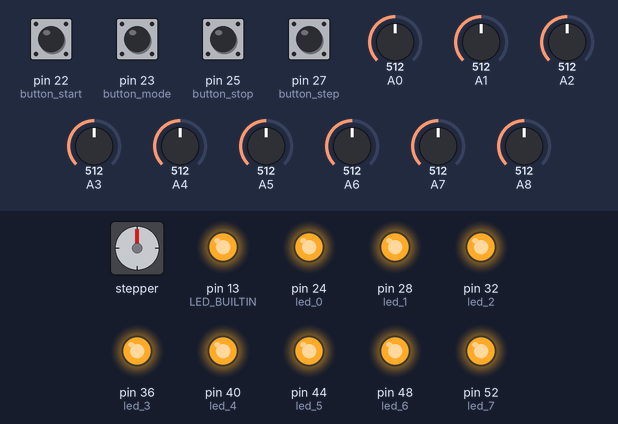
Bench run of a sketch on a simulated Arduino Mega 2560, built with avr-gcc and run on an emulated ATmega2560. On the bench: stepper motor, output pins drawn as LEDs (lit = HIGH). Wiring (inferred from the names in the program): stepper motor (200 steps per turn assumed): coils pin 8, pin 9, pin 10, pin 11. The test bench sets the inputs (shaded band); at power-on: pin 22 (button_start), pin 23 (button_mode), pin 25 (button_stop), pin 27 (button_step) HIGH, A8 = 512, A0 = 512, A1 = 512, A2 = 512, A3 = 512, A4 = 512, A5 = 512, A6 = 512, A7 = 512. Pins used as bus, display or sensor lines are not drawn; what the sketch prints to the serial monitor is not drawn.

Above: at 2.1 s.
2.2 s: pin 22 (button_start) pulled LOW for 0.15 s
At 2.35 s:
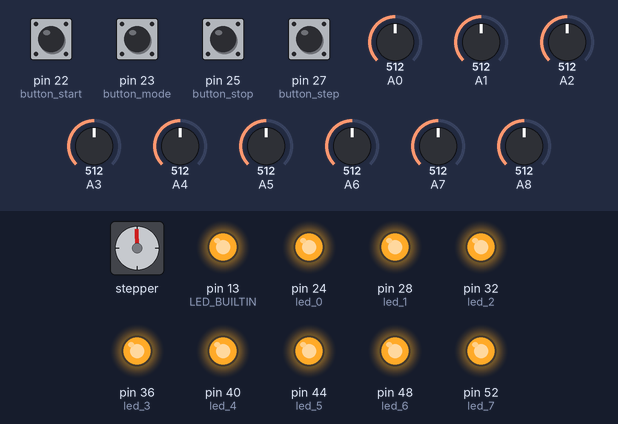
5.2 s: A8 set to 408
8.2 s: A8 set to 383
At 9.1 s:
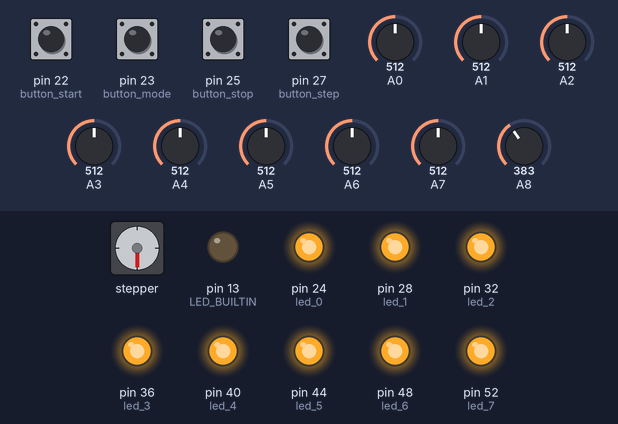
9.7 s: pin 23 (button_mode) pulled LOW for 0.15 s
At 10.3 s:
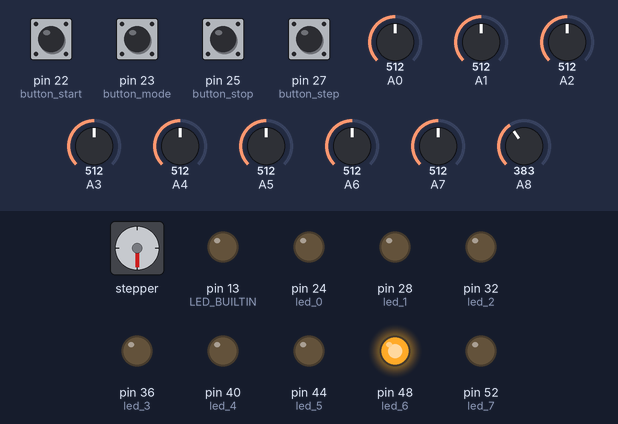
11.3 s: pin 27 (button_step) pulled LOW for 0.15 s
At 11.54 s:
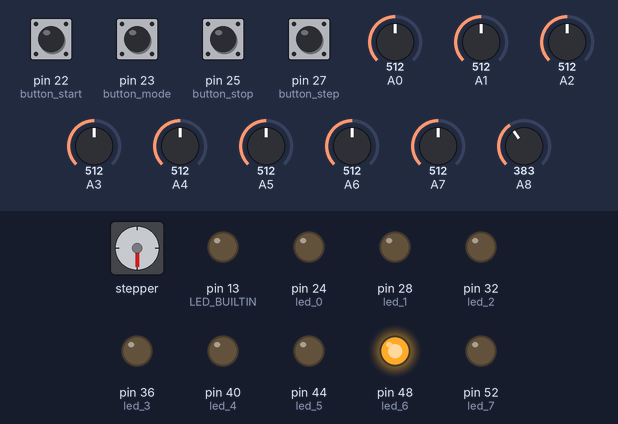
14.3 s: pin 25 (button_stop) pulled LOW for 0.15 s
At 14.9 s:
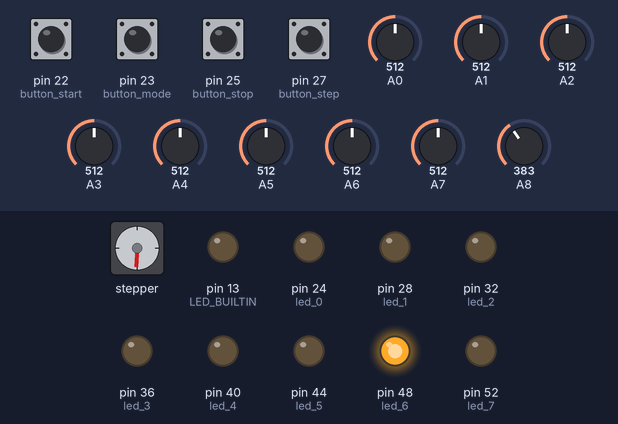
Timing chart, 0 to 16.9 s (numbered marks = the images above; inputs shaded):
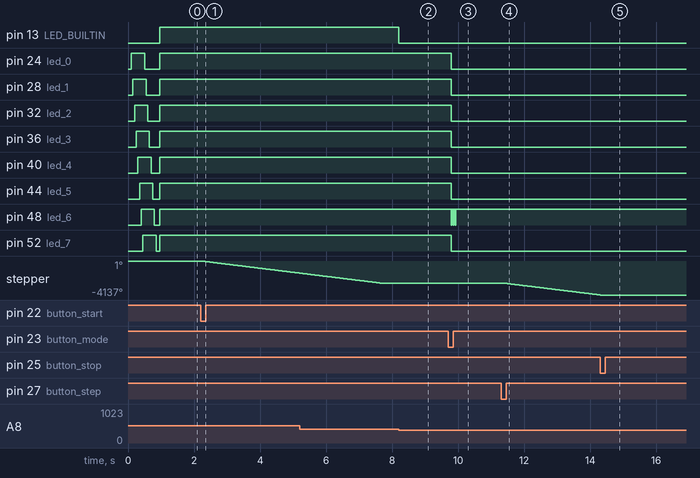

Measured:
- the behaviour switches between 401 and 400 on A8 (found by bisection; images 1 and 2)
- after the input at 2.2 s, stepper: keeps turning counter-clockwise at about 494°/s, starting at once
- after the input at 8.2 s, pin 13 (LED_BUILTIN): HIGH → LOW at once
- after the input at 9.7 s, pin 24 (led_0), pin 28 (led_1), pin 32 (led_2), pin 36 (led_3), pin 40 (led_4), pin 44 (led_5), pin 52 (led_7): HIGH → LOW after 0.09 s; pin 48 (led_6): alternates HIGH for 0.05 s and LOW for 0.01 s, 6 changes in all, then stays HIGH, starting after 0.09 s
- after the input at 11.3 s, stepper: keeps turning counter-clockwise at about 494°/s, starting after 0.09 s
- after the input at 14.3 s, stepper: goes on until 14.3 s, then stays -4137°

The sketch:

Reader.ino
```cpp
// Reader.ino

#include <Arduino.h>

// stepper phase pins
const int motor_1 = 8;
const int motor_2 = 9;
const int motor_3 = 10;
const int motor_4 = 11;

const int button_start = 22;
const int button_stop = 25;
const int button_step = 27;
const int button_mode = 23;

const int led_0 = 24;
const int led_1 = 28;
const int led_2 = 32;
const int led_3 = 36;
const int led_4 = 40;
const int led_5 = 44;
const int led_6 = 48;
const int led_7 = 52;

// mode setting
typedef enum {
  mode_8_bit_hex,
  mode_7_bit_ascii,
  mode_5_bit_hex,
  mode_ascii,
  mode_elliott,
  mode_h_code,
  mode_calibrate
} mode_t;
mode_t current_mode = mode_8_bit_hex;

// macros
#define SizeOfArray(a) (sizeof(a) / sizeof((a)[0]))

// for calibration tests
int max_bit_analog[8];
int max_sprocket_analog = 0;
int min_bit_analog[8];
int min_sprocket_analog = 0;

// the setup function runs once when you press reset or power the board
void setup() {

  pinMode(LED_BUILTIN, OUTPUT);
  pinMode(motor_1, OUTPUT);
  pinMode(motor_2, OUTPUT);
  pinMode(motor_3, OUTPUT);
  pinMode(motor_4, OUTPUT);

  motor_zero();

  pinMode(button_start, INPUT_PULLUP);
  pinMode(button_stop, INPUT_PULLUP);
  pinMode(button_step, INPUT_PULLUP);
  pinMode(button_mode, INPUT_PULLUP);

  pinMode(led_0, OUTPUT);
  pinMode(led_1, OUTPUT);
  pinMode(led_2, OUTPUT);
  pinMode(led_3, OUTPUT);
  pinMode(led_4, OUTPUT);
  pinMode(led_5, OUTPUT);
  pinMode(led_6, OUTPUT);
  pinMode(led_7, OUTPUT);

  Serial.begin(9600);

  digitalWrite(led_0, LOW);
  digitalWrite(led_1, LOW);
  digitalWrite(led_2, LOW);
  digitalWrite(led_3, LOW);
  digitalWrite(led_4, LOW);
  digitalWrite(led_5, LOW);
  digitalWrite(led_6, LOW);
  digitalWrite(led_7, LOW);

  delay(100);
  digitalWrite(led_0, HIGH);
  delay(50);
  digitalWrite(led_1, HIGH);
  delay(50);
  digitalWrite(led_2, HIGH);
  delay(50);
  digitalWrite(led_3, HIGH);
  delay(50);
  digitalWrite(led_4, HIGH);
  delay(50);
  digitalWrite(led_5, HIGH);
  delay(50);
  digitalWrite(led_6, HIGH);
  delay(50);
  digitalWrite(led_7, HIGH);

  delay(50);
  digitalWrite(led_0, LOW);
  delay(50);
  digitalWrite(led_1, LOW);
  delay(50);
  digitalWrite(led_2, LOW);
  delay(50);
  digitalWrite(led_3, LOW);
  delay(50);
  digitalWrite(led_4, LOW);
  delay(50);
  digitalWrite(led_5, LOW);
  delay(50);
  digitalWrite(led_6, LOW);
  delay(50);
  digitalWrite(led_7, LOW);

  delay(100);
}

void next_mode(void) {
  int eight = LOW;
  int seven = LOW;
  int five = LOW;
  int ascii = LOW;
  int elliott = LOW;
  int h_code = LOW;

  switch (current_mode) {
  case mode_8_bit_hex:
    current_mode = mode_7_bit_ascii;
    seven = HIGH;
    break;
  case mode_7_bit_ascii:
    current_mode = mode_5_bit_hex;
    five = HIGH;
    break;
  case mode_5_bit_hex:
    current_mode = mode_ascii;
    five = HIGH;
    ascii = HIGH;
    break;
  case mode_ascii:
    current_mode = mode_elliott;
    five = HIGH;
    elliott = HIGH;
    break;
  case mode_elliott:
    current_mode = mode_h_code;
    five = HIGH;
    h_code = HIGH;
    break;
  case mode_h_code:
    current_mode = mode_calibrate;
    eight = HIGH;
    ascii = HIGH;
    break;
  default:
  case mode_calibrate:
    current_mode = mode_8_bit_hex;
    eight = HIGH;
    break;
  }

  for (int i = 0; i < 3; ++i) {
    digitalWrite(led_0, LOW);
    digitalWrite(led_1, LOW);
    digitalWrite(led_2, LOW);
    digitalWrite(led_3, LOW);
    digitalWrite(led_4, LOW);
    digitalWrite(led_5, LOW);
    digitalWrite(led_6, LOW);
    digitalWrite(led_7, LOW);

    delay(10);

    digitalWrite(led_0, ascii);
    digitalWrite(led_1, elliott);
    digitalWrite(led_2, h_code);
    digitalWrite(led_3, LOW);
    digitalWrite(led_4, five);
    digitalWrite(led_5, LOW);
    digitalWrite(led_6, seven);
    digitalWrite(led_7, eight);

    delay(50);
  }

  memset(max_bit_analog, 0, sizeof(max_bit_analog));
  max_sprocket_analog = 0;
  min_bit_analog[0] = 9999;
  min_bit_analog[1] = 9999;
  min_bit_analog[2] = 9999;
  min_bit_analog[3] = 9999;
  min_bit_analog[4] = 9999;
  min_bit_analog[5] = 9999;
  min_bit_analog[6] = 9999;
  min_bit_analog[7] = 9999;
  min_sprocket_analog = 9999;
}

// motor start/stop
typedef enum { motor_stop, motor_start, motor_once } motor_state_t;
motor_state_t motor_state = motor_stop;

int debounce_step = 0;
int last_step = 0;
bool step_done = false;

int debounce_mode = 0;
int last_mode = 0;
bool mode_done = false;

// buttons - active low
void scan_buttons(void) {
  if (LOW == digitalRead(button_stop)) {
    motor_state = motor_stop;
  } else if (LOW == digitalRead(button_start)) {
    motor_state = motor_start;
  }

  int m = digitalRead(button_step);
  if (last_step == m) {
    if (200 == debounce_step) {
      if (!step_done && LOW == m && motor_stop == motor_state) {
        motor_state = motor_once;
        step_done = true;
      } else if (HIGH == m) {
        step_done = false;
      }
    } else {
      ++debounce_step;
    }
  } else {
    debounce_step = 0;
  }
  last_step = m;

  m = digitalRead(button_mode);
  if (last_mode == m) {
    if (200 == debounce_mode) {
      if (!mode_done && LOW == m && motor_stop == motor_state) {
        next_mode();
        mode_done = true;
      } else if (HIGH == m) {
        mode_done = false;
      }
    } else {
      ++debounce_mode;
    }
  } else {
    debounce_mode = 0;
  }
  last_mode = m;
}

// zero motor current
void motor_zero() {
  digitalWrite(motor_1, LOW);
  digitalWrite(motor_2, LOW);
  digitalWrite(motor_3, LOW);
  digitalWrite(motor_4, LOW);
}

int stepper_phase = 0;

// stepper state machine
void motor_step() {
  if (motor_stop == motor_state) {
    motor_zero();
    return;
  }

  ++stepper_phase;
  switch (stepper_phase & 0x03) {
  case 0:
    digitalWrite(motor_1, HIGH);
    digitalWrite(motor_2, LOW);
    digitalWrite(motor_3, HIGH);
    digitalWrite(motor_4, LOW);
    break;
  case 1:
    digitalWrite(motor_1, HIGH);
    digitalWrite(motor_2, LOW);
    digitalWrite(motor_3, LOW);
    digitalWrite(motor_4, HIGH);
    break;
  case 2:
    digitalWrite(motor_1, LOW);
    digitalWrite(motor_2, HIGH);
    digitalWrite(motor_3, LOW);
    digitalWrite(motor_4, HIGH);
    break;
  case 3:
    digitalWrite(motor_1, LOW);
    digitalWrite(motor_2, HIGH);
    digitalWrite(motor_3, HIGH);
    digitalWrite(motor_4, LOW);
    break;
  }
}

// to print just ASCII rather than description of control codes
#define ONLY_ELLIOTT 1

#if ONLY_ELLIOTT
const char *letters[32] = {"",  "A", "B", "C", "D", "E",  "F",  "G",
                           "H", "I", "J", "K", "L", "M",  "N",  "O",
                           "P", "Q", "R", "S", "T", "U",  "V",  "W",
                           "X", "Y", "Z", "",  " ", "\r", "\n", ""};

const char *figures_ascii[32] = {"",  "1", "2", "*", "4", "$",  "=",  "7",
                                 "8", "'", ",", "+", ":", "-",  ".",  "%",
                                 "0", "(", ")", "3", "?", "5",  "6",  "/",
                                 "@", "9", "#", "",  " ", "\r", "\n", ""};

const char *figures_elliott[32] = {"",  "1", "2", "*", "4", "$",  "=",  "7",
                                   "8", "'", ",", "+", ":", "-",  ".",  "%",
                                   "0", "(", ")", "3", "?", "5",  "6",  "/",
                                   "@", "9", "£", "",  " ", "\r", "\n", ""};

const char *figures_h_code[32] = {"",  "1", "2", "*", "4", "<",  "=",  "7",
                                  "8", "'", ",", "+", ":", "-",  ".",  ">",
                                  "0", "(", ")", "3", "?", "5",  "6",  "/",
                                  "@", "9", "→", "",  " ", "\r", "\n", ""};

#else
const char *letters[32] = {"Blank Tape", "A",
                           "B",          "C",
                           "D",          "E",
                           "F",          "G",
                           "H",          "I",
                           "J",          "K",
                           "L",          "M",
                           "N",          "O",
                           "P",          "Q",
                           "R",          "S",
                           "T",          "U",
                           "V",          "W",
                           "X",          "Y",
                           "Z",          "Figure shift",
                           "Space",      "Carriage Return",
                           "Line Feed",  "Letter Shift"};

const char *figures[32] = {"Blank Tape", "1",
                           "2",          "*",
                           "4",          "$ or <",
                           "=",          "7",
                           "8",          "'",
                           ",",          "+",
                           ":",          "-",
                           ".",          "% or >",
                           "0",          "(",
                           ")",          "3",
                           "?",          "5",
                           "6",          "/",
                           "@",          "9",
                           "£ or →",     "Figure shift",
                           "Space",      "Carriage Return",
                           "Line Feed",  "Letter Shift"};
#endif

int last_sprocket = 0;
int sprocket_debounce = 0;
bool shifted = false;

int timeout = 0;

int step_delay;

// for analog inputs
const int sprocket_samples = 2;
int bit_analog[8][sprocket_samples];
int sprocket_analog[sprocket_samples];
int sprocket_index = 0;

const int sensor_value = 400 * sprocket_samples;

int opto_to_bit(const int a[]) {
  int v = 0;
  for (size_t i = 0; i < sprocket_samples; ++i) {
    v += a[i];
  }
  if (v > sensor_value) {
    return 1;
  }
  return 0;
}

// the loop function runs over and over again forever
void loop() {

  // check buttons
  scan_buttons();
  delayMicroseconds(300);

  // advance motor
  ++step_delay;
  if (step_delay < 8) {
    return;
  }
  step_delay = 0;
  motor_step();

  ++sprocket_index;
  if (sprocket_index >= SizeOfArray(sprocket_analog)) {
    sprocket_index = 0;
  }
  sprocket_analog[sprocket_index] = analogRead(A8);

  bit_analog[0][sprocket_index] = analogRead(A0);
  bit_analog[1][sprocket_index] = analogRead(A1);
  bit_analog[2][sprocket_index] = analogRead(A2);
  bit_analog[3][sprocket_index] = analogRead(A3);
  bit_analog[4][sprocket_index] = analogRead(A4);
  bit_analog[5][sprocket_index] = analogRead(A5);
  bit_analog[6][sprocket_index] = analogRead(A6);
  bit_analog[7][sprocket_index] = analogRead(A7);

  int sprocket = opto_to_bit(sprocket_analog);
  if (sprocket == 1) {
    digitalWrite(LED_BUILTIN, HIGH);
  } else {
    digitalWrite(LED_BUILTIN, LOW);
  }

  ++timeout;
  if (motor_stop != motor_state && timeout > 1500) {
    motor_state = motor_stop;
    timeout = 0;
  } else if (motor_stop == motor_state) {
    timeout = 0;
  }

  if (sprocket != last_sprocket) {
    timeout = 0;
    sprocket_debounce = 0;
    last_sprocket = sprocket;
    return;
  }
  ++sprocket_debounce;
  if (sprocket_debounce != 3) {
    return;
  }
  if (mode_calibrate != current_mode && 0 == sprocket) {
    return;
  }

  if (motor_once == motor_state) {
    motor_state = motor_stop;
    timeout = 0;
  }

  int b[8];
  for (size_t i = 0; i < SizeOfArray(b); ++i) {
    b[i] = opto_to_bit(bit_analog[i]);
  }

  digitalWrite(led_0, b[0]);
  digitalWrite(led_1, b[1]);
  digitalWrite(led_2, b[2]);
  digitalWrite(led_3, b[3]);
  digitalWrite(led_4, b[4]);
  digitalWrite(led_5, b[5]);
  digitalWrite(led_6, b[6]);
  digitalWrite(led_7, b[7]);

  int c = (b[7] << 7) | (b[6] << 6) | (b[5] << 5) | (b[4] << 4) | (b[3] << 3) |
          (b[2] << 2) | (b[1] << 1) | (b[0] << 0);

  char buf[50];
  switch (current_mode) {
  default:
  case mode_8_bit_hex:
    c &= 0xff;
    sprintf(buf, "%02x", c);
    Serial.println(buf);
    break;

  case mode_7_bit_ascii:
    c &= 0x7f;
    if (10 == c) {
      Serial.println();
    } else if (c > 0x1f && c < 0x7f) {
      buf[0] = c;
      buf[1] = '\0';
      Serial.print(buf);
    }
    break;

  case mode_5_bit_hex:
    c &= 0x1f;
    sprintf(buf, "%02x", c);
    Serial.println(buf);
    break;

  case mode_ascii:
  case mode_elliott:
  case mode_h_code:
    c &= 0x1f;
    if (31 == c) {
      shifted = false;
    } else if (27 == c) {
      shifted = true;
    }
    if (shifted) {
      if (mode_h_code == current_mode) {
        Serial.print(figures_h_code[c]);
      } else if (mode_elliott == current_mode) {
        Serial.print(figures_elliott[c]);
      } else {
        Serial.print(figures_ascii[c]);
      }
    } else {
      Serial.print(letters[c]);
    }
    break;

  case mode_calibrate:
    // print the results to the Serial Monitor:

    for (int i = 7; i >= 0; --i) {
      int a = bit_analog[i][sprocket_index];
      if (a < min_bit_analog[i]) {
        min_bit_analog[i] = a;
      }
      if (a > max_bit_analog[i]) {
        max_bit_analog[i] = a;
      }
      sprintf(buf, "%4d≤%4d≥%4d", min_bit_analog[i], a, max_bit_analog[i]);
      Serial.print(buf);
      Serial.print("  ");
    }

    int s = sprocket_analog[sprocket_index];
    if (s < min_sprocket_analog) {
      min_sprocket_analog = s;
    }
    if (s > max_sprocket_analog) {
      max_sprocket_analog = s;
    }
    sprintf(buf, "%4d≤%4d≤%4d", min_sprocket_analog, s, max_sprocket_analog);
    Serial.println(buf);

    break;
  }
}
```
